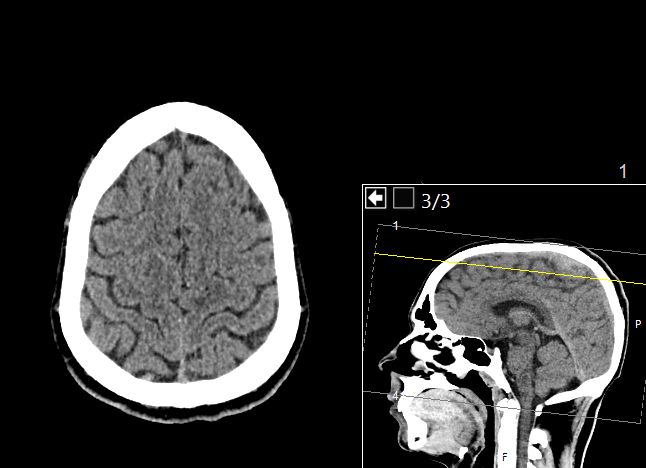
#> input picture videos/13-video-tc-cranio/assets/fotos/normal08.png, 646 x 468 px; its folder holds 8 pictures in this run
$ python fotos.py
#> lines starting #> are read from the running program, lines starting #| are printed output that depends on the picture
"""Prepara as tomografias reais (Wikimedia Commons, licença aberta) para o vídeo da TC de crânio.

Uso (na pasta do vídeo): python -I tools/fotos.py   -> assets/fotos/prep/ e assets/fotos/prep/tamanhos.json

- As normais (Mikael Häggström, CC0) vêm com a reconstrução sagital ao lado: fica só o corte axial, com o mesmo recorte
  em todas, para a rolagem de cortes do gancho.
- As setas e os textos que os autores puseram sobre algumas imagens (seta vermelha na epidural, seta preta no desvio,
  seta vermelha na subdural, legenda em inglês na fratura) são apagados por inpainting (OpenCV), porque o vídeo
  desenha as próprias marcações. Nenhum pixel da anatomia ou da lesão é inventado: só as marcas sobrepostas saem.
"""
import json
from pathlib import Path

import cv2
import numpy as np
from PIL import Image

PASTA = Path(__file__).resolve().parents[1] / "assets" / "fotos"
SAIDA = PASTA / "prep"
SAIDA.mkdir(exist_ok=True)
tamanhos = {}


def abre(nome):
#> called with nome = 'normal08.png'
    return np.array(Image.open(PASTA / nome).convert("RGB"))
#> returned value is the input picture: shape (468, 646, 3); mean R, G, B 52.3, 52.3, 52.1


def apaga(img, mascara, raio=6):
    """Inpainting das marcas (máscara 0/255)."""
    bgr = cv2.cvtColor(img, cv2.COLOR_RGB2BGR)
    out = cv2.inpaint(bgr, mascara.astype(np.uint8), raio, cv2.INPAINT_TELEA)
    return cv2.cvtColor(out, cv2.COLOR_BGR2RGB)


def dist_segmento(h, w, a, b):
    yy, xx = np.mgrid[0:h, 0:w].astype(np.float32)
    ax, ay = a
    bx, by = b
    dx, dy = bx - ax, by - ay
    u = np.clip(((xx - ax) * dx + (yy - ay) * dy) / (dx * dx + dy * dy), 0, 1)
    return np.hypot(xx - (ax + u * dx), yy - (ay + u * dy))


def salva(nome, img, altura=None):
#> called with nome = 'normal08', altura = 1000
    img = img[3:-3, 3:-3]  # tira a moldura de 1 a 2 px que algumas imagens trazem
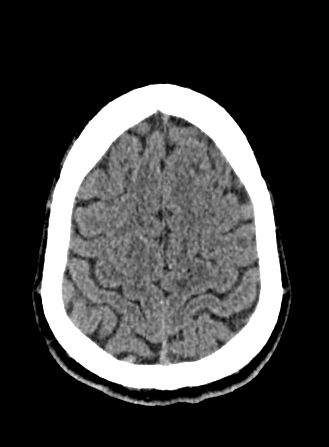
#> img: shape (447, 329, 3); min 0, max 255, mean 64.8
    im = Image.fromarray(img).convert("L").point(lambda v: 0 if v < 14 else v).convert("RGB")
    if altura and im.height != altura:
        im = im.resize((round(im.width * altura / im.height), altura), Image.LANCZOS)
#> im: PIL image 736x1000 RGB
    im.save(SAIDA / f"{nome}.jpg", quality=92)
    tamanhos[nome] = [im.width, im.height]


# normais: só o corte axial, mesmo recorte para todas
for n in ["08", "11", "16", "21", "26"]:
    salva(f"normal{n}", abre(f"normal{n}.png")[15:468, 15:350], 1000)
#> pass 2 of the loop `for n in ["08", "11", "16", "21", "26"]:`:
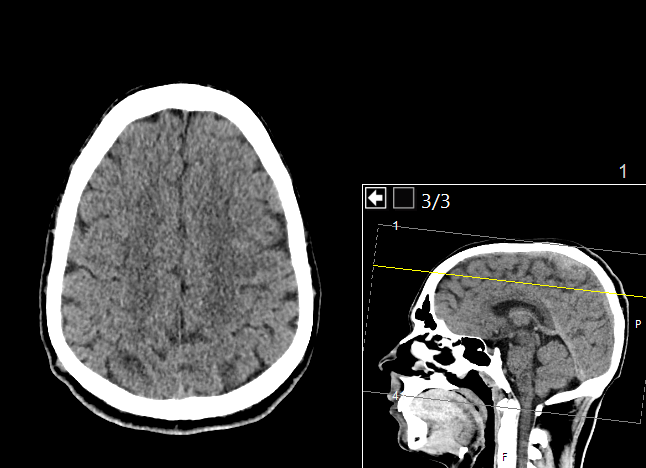
#> input picture videos/13-video-tc-cranio/assets/fotos/normal11.png, 646 x 468 px
#> in abre, returned value is the input picture: shape (468, 646, 3); mean R, G, B 56.5, 56.5, 56.2
#> in salva (call 2), `img = img[3:-3, 3:-3]`:
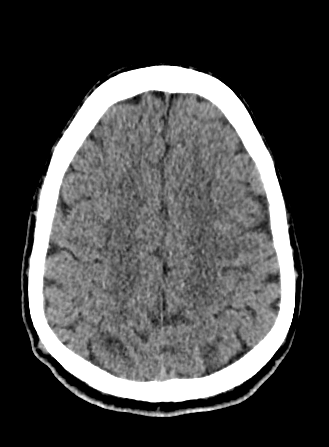
#> img: shape (447, 329, 3); min 0, max 255, mean 73.3
#> (the run stopped early here; a loop or call above may not have finished)
